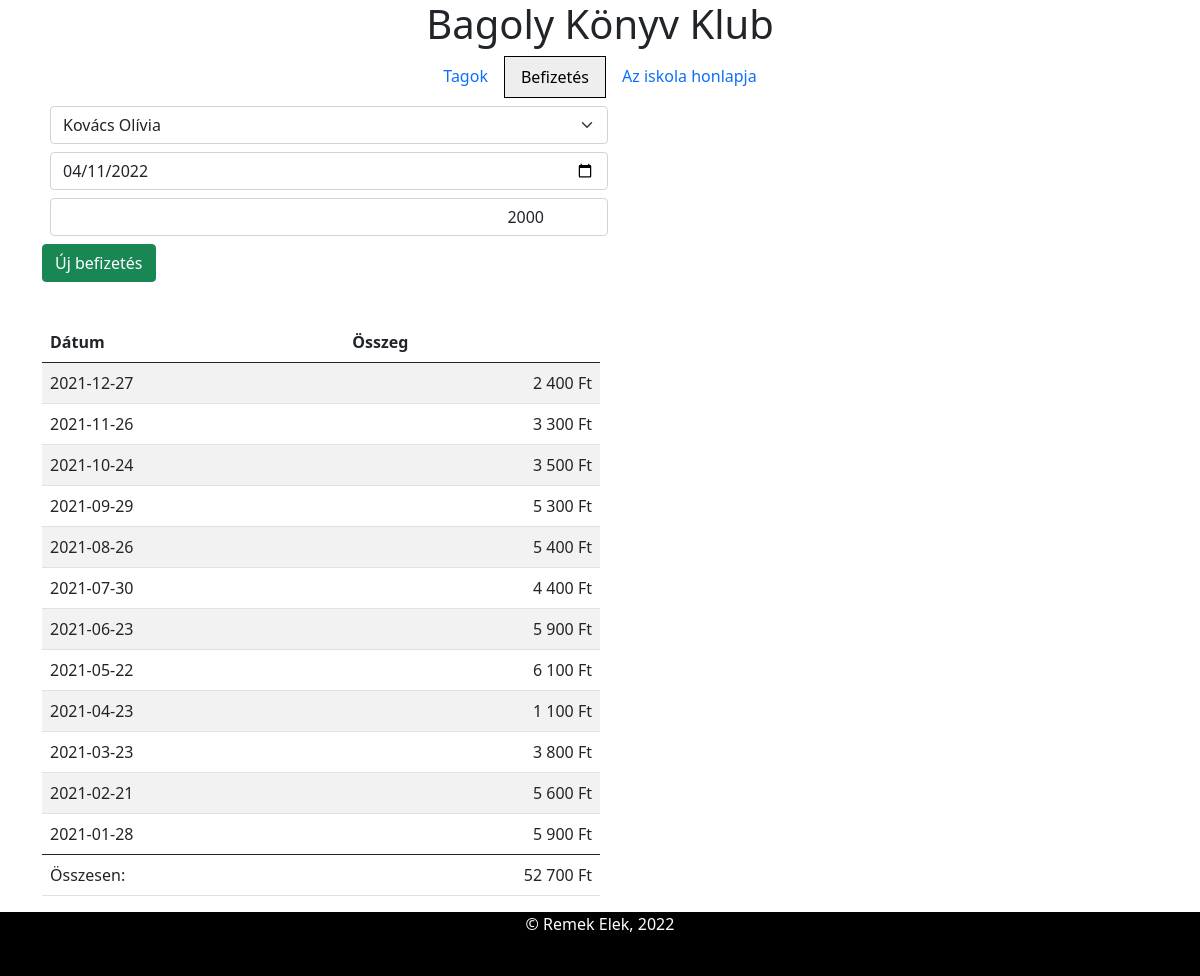
Screenshot of /index.php?menu=befizetes&id=2 with the database file from the repository.
### tables this page shows
CREATE TABLE `befizetes` (
  `id` bigint(20) NOT NULL,
  `datum` date DEFAULT NULL,
  `befizetes` decimal(6,0) DEFAULT NULL,
  KEY `fk_tag` (`id`),
  CONSTRAINT `fk_tag` FOREIGN KEY (`id`) REFERENCES `tagok` (`id`)
);

### web/classes/database.php (the view, shortened to what this page needs)
<?php
class database {
    private $mysqli=null;
    public function __construct($host="localhost", $user="root", $pass="", $db="bookclub") {
        $this->mysqli = new mysqli($host, $user, $pass, $db);
        $this->mysqli->set_charset("utf8");
    }
    public function get_tags_options($id) {
        $sql = "SELECT `id`, `csaladnev`, `utonev` FROM `tagok` WHERE 1";
        $result = $this->mysqli->query($sql);
        $tags = array();
        if ($result->num_rows > 0) {
            while($row = $result->fetch_assoc()) {
                if ($id == null || intval($id) != intval($row['id']) ) {
                    $tags[] = '<option value="'.$row['id'].'">'.$row['csaladnev'].' '.$row['utonev'].'</option>';
                } else {
                    $tags[] = '<option selected="selected" value="'.$row['id'].'">'.$row['csaladnev'].' '.$row['utonev'].'</option>';
                }
            }
        } else {
            echo "0 results";
        }
        return $tags;
    }
    public function get_tag_payments_table($id) {
        $answer = '';
        $sql = "SELECT datum, befizetes FROM befizetes WHERE id = $id ORDER BY datum DESC";
        if($result = $this->mysqli->query($sql)){
            $answer = '<table class="table w-50 table-striped">
            <thead>
                <tr>
                    <th class="col-auto">Dátum</th>
                    <th class="col-auto">Összeg</th>
                </tr>
            </thead>
            <tbody>';
            $sum = 0;
           if($result->num_rows > 0){
                while ($row = $result->fetch_assoc()) {
                    $sum += intval($row['befizetes']);
                    $answer .= '<tr><td>'.$row['datum'].'</td><td class="text-end">'.number_format($row['befizetes'],0,',',' ').' Ft</td></tr>';
                }
            }
            $answer .= '</tbody>
            <tfoot>
                <tr>
                    <td>Összesen:</td>
                    <td class="text-end">'.number_format($sum,0,',',' ').' Ft</td>
                </tr>
            </tfoot>
        </table>';
            } else {
                $answer = '<tr><td colspan=2>Nincs befizetése!</td></tr>';
            }
            return $answer;
    }
}

### web/css/bookclub_base.css (style rules this page uses)
html, body { height: 100%; }

### rows the page displays
befizetes: datum "2021-12-27", befizetes "2 400"
befizetes: datum "2021-11-26", befizetes "3 300"
befizetes: datum "2021-10-24", befizetes "3 500"
befizetes: datum "2021-09-29", befizetes "5 300"
befizetes: datum "2021-08-26", befizetes "5 400"
befizetes: datum "2021-07-30", befizetes "4 400"
befizetes: datum "2021-06-23", befizetes "5 900"
befizetes: datum "2021-05-22", befizetes "6 100"
befizetes: datum "2021-04-23", befizetes "1 100"
befizetes: datum "2021-03-23", befizetes "3 800"
befizetes: datum "2021-02-21", befizetes "5 600"
befizetes: datum "2021-01-28", befizetes "5 900"

### other values shown
$sum "52 700"
form field tagid "Kovács Olívia"
